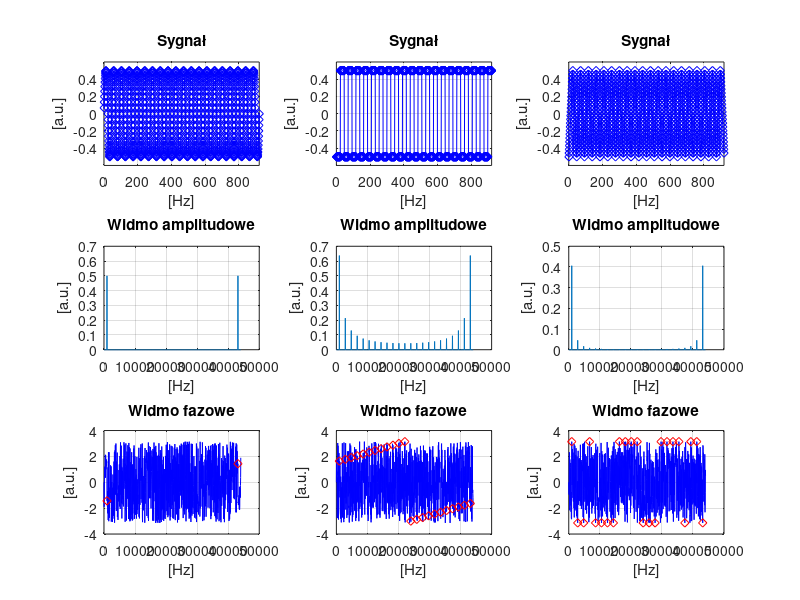

Source code (MATLAB):
clear
% 1) Podstawowe parametry sygnału
Fs=44100; % to bedzie potrzebne dopiero przy wizualizacji widma
N=20; % calkowita liczba okresow; nie mniej niz 3
SamplesPerPeriod=46; % liczba próbek na okres
A=0.5;
t=[1:N*SamplesPerPeriod];
G=SamplesPerPeriod*N/2;
Hz=Fs/(SamplesPerPeriod*N);



% 2) Sinus
Ssin=A*sin(2*pi*t/SamplesPerPeriod);

% 3) Prostokat
s1=A*ones(1,SamplesPerPeriod); % generujemy wektor o dlugosci jednego okresu prostokata i wartosciach rownych zadanej amplitudzie
s1(1,1:round(length(s1)/2))=-s1(1,1:round(length(s1)/2)); % odwracamy znak w pierwszej polowce wektora probek, uzyskujac jeden okres prostokata
Sprost=repmat(s1,1,N); % generujemy caly sygnal

% 4) Trojkat
ZboczeNarastajace=linspace(-A,A,SamplesPerPeriod/2+1)
s1(1:length(ZboczeNarastajace))=ZboczeNarastajace;
s1(length(ZboczeNarastajace):end)=-ZboczeNarastajace(1:end-1);
Strojk=repmat(s1,1,N); % generujemy caly sygnal

% 5) Wykresy
figure(1)
clf
s=[Ssin' Sprost' Strojk']'; %wygodniej to miec w jednej macierzy
for i=1:3 % 1:3 - dla kazdego ze zdefiniowanych przebiegow...
    S=s(i,:);
    subplot(3,3,i);     plot(t,S,'bd-'); title('Sygnał'); xlabel('[Hz]'); ylabel('[a.u.]');   axis([0 t(N*SamplesPerPeriod) -0.6 0.6]); grid on;
    F=fft(S);    f1=find(abs(F)>0.01);
    Fbazowe=[0:length(t)-1]*Hz; % co trzeba zrobic, zeby skala czestotliwosci byla w Hz a nie jednostkach znormalizowanych
    subplot(3,3,i+3);   plot(Fbazowe,abs(F)/G); title('Widmo amplitudowe'); xlabel('[Hz]'); ylabel('[a.u.]');  grid on;    %axis([0 t(3*Period) -0.6 0.6]);
    subplot(3,3,i+6);   plot(Fbazowe,angle(F),'b-',Fbazowe(f1),angle(F(f1)),'rd'); title('Widmo fazowe'); xlabel('[Hz]'); ylabel('[a.u.]'); grid on;    %axis([0 t(3*Period) -0.6 0.6]);
end

% Do zrobienia:
% Uwaga ogolna: opisac osie na wszystkich wykresach (komendy xlabel oraz
% ylabel); dotyczy to także kolejnych skryptow!

% 1. Zaobserwowac wysokosc piku dla sinusa dla kilku roznych wartosci zmiennej N (czyli dla roznej dlugosci generowanego sygnalu).
% Nastepnie znormalizowac wartosci w widmie amplitudowym tak, aby wysokosc piku
% w widmie sygnalu sinusoidalnego byla identyczna jak wartosc amplitudy (zmienna
% A) dla dowolnej liczby probek.

% 2. Obliczyc czestotliwosci bazowe tak, aby byly wyrazone w Hz a nie
% jednostkach znormalizowanych.
